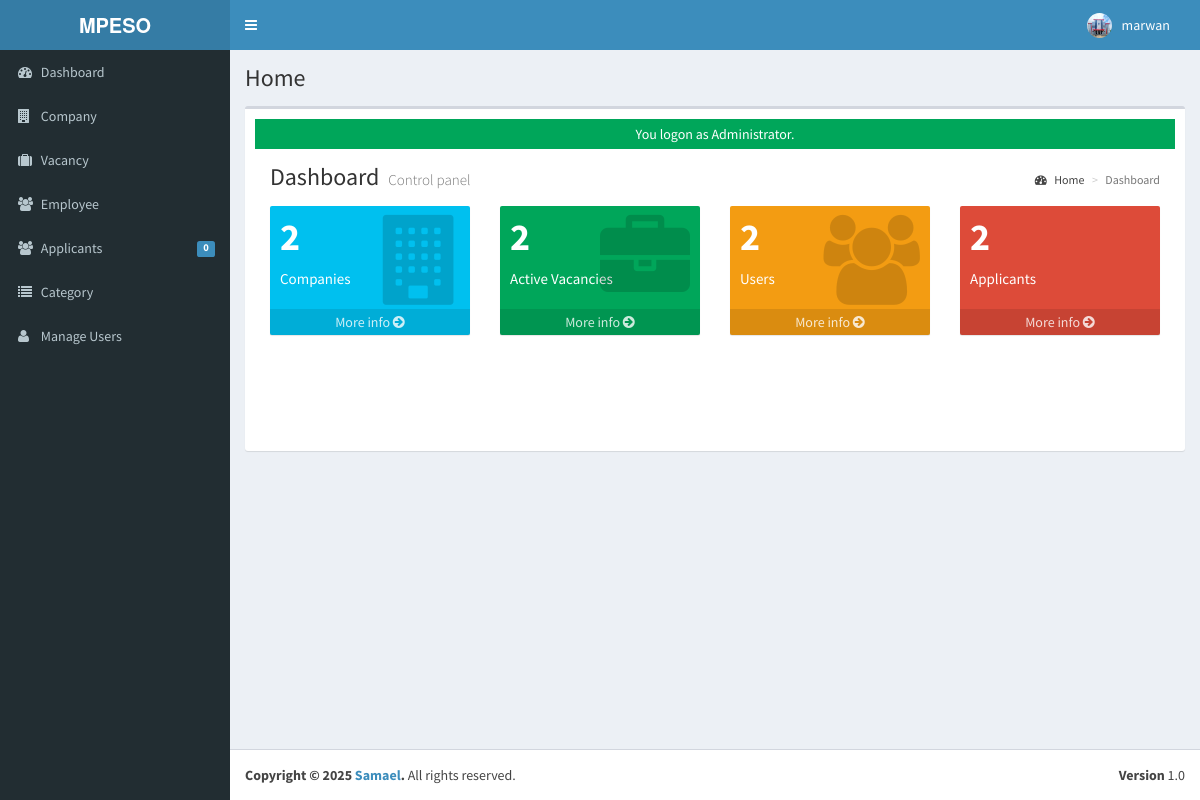
/admin/index.php (signed in), run on the app's committed database.
### tables this page shows
CREATE TABLE `tblusers` (
  `USERID` varchar(30) NOT NULL,
  `FULLNAME` varchar(40) NOT NULL,
  `USERNAME` varchar(90) NOT NULL,
  `PASS` varchar(90) NOT NULL,
  `ROLE` varchar(30) NOT NULL,
  `PICLOCATION` varchar(255) NOT NULL
);

### admin/index.php (called while the page is built, shortened)
<?php
require_once("../include/initialize.php");
$view = (isset($_GET['page']) && $_GET['page'] != '') ? $_GET['page'] : '';
switch ($view) {
  default :
      $title="Home";
}
require_once("theme/templates.php");
?>

### include/database.php (called while the page is built, shortened)
<?php
class Database {
	var $sql_string = '';
	private $conn;
	public function open_connection() {
		$this->conn = mysqli_connect(server,user,pass);
		if(!$this->conn){
			$this->error_msg = "Problem in database connection! Contact administrator!";
			error_log($this->error_msg);
			exit();
		} else {
			$db_select = mysqli_select_db($this->conn,database_name);
		}
	}
	function setQuery($sql='') {
		$this->sql_string = $sql;
		return true;
	}
	function executeQuery() {
		$result = mysqli_query($this->conn, $this->sql_string);
		return $result;
	}
	function loadSingleResult() {
		$cur = $this->executeQuery();
		$row = mysqli_fetch_object($cur);
		return $row;
	}
}
$mydb = new Database();
?>

### include/accounts.php (called while the page is built, shortened)
<?php
require_once(LIB_PATH.DS.'database.php');
class User {
	protected static  $tblname = "tblusers";
	function single_user($id=""){
			global $mydb;
			$mydb->setQuery("SELECT * FROM ".self::$tblname."
				Where USERID= '{$id}' LIMIT 1");
			$cur = $mydb->loadSingleResult();
			return $cur;
	}
}
?>

### include/function.php (called while the page is built, shortened)
<?php
function currentpage(){
		$this_page = $_SERVER['SCRIPT_NAME'];
	    $bits = explode('/',$this_page);
		 return $bits[3];
	}
		?>

### admin/theme/templates.php (the view, shortened to what this page needs)
<!DOCTYPE html>
<html>
    <head>
        <link rel="stylesheet" href="<?php echo web_root;?>bootstrap/css/bootstrap.min.css">
        <link rel="stylesheet" href="<?php echo web_root;?>plugins/font-awesome/css/font-awesome.min.css">
        <link rel="stylesheet" href="<?php echo web_root;?>dist/css/AdminLTE.min.css">
        <link rel="stylesheet" href="<?php echo web_root;?>dist/css/skins/_all-skins.min.css">
        <link rel="stylesheet" href="<?php echo web_root;?>plugins/iCheck/flat/blue.css">
        <link rel="stylesheet" href="<?php echo web_root;?>plugins/morris/morris.css">
        <link rel="stylesheet" href="<?php echo web_root;?>plugins/jvectormap/jquery-jvectormap-1.2.2.css">
        <link href="<?php echo web_root; ?>plugins/datepicker/bootstrap-datetimepicker.min.css" rel="stylesheet" media="screen">
        <link rel="stylesheet" href="<?php echo web_root;?>plugins/dataTables/jquery.dataTables.min.css">
        <link rel="stylesheet" href="<?php echo web_root;?>plugins/bootstrap-wysihtml5/bootstrap3-wysihtml5.min.css">
    </head>
 <body class="hold-transition skin-blue fixed sidebar-mini">
<div class="wrapper">
  <header class="main-header">
    <a href="<?php echo web_root;?>/admin/" class="logo">
      <span class="logo-lg"><b>MPESO</b></span>
    </a>
    <nav class="navbar navbar-static-top" role="navigation">
      <a href="#" class="sidebar-toggle" data-toggle="offcanvas" role="button">
      </a>
      <div class="navbar-custom-menu">
        <ul class="nav navbar-nav">
          <?php
              $user = New User();
              $singleuser = $user->single_user($_SESSION['ADMIN_USERID']);
          ?>
          <li class="dropdown user user-menu" style="padding-right: 15px;"  >
            <a href="#" class="dropdown-toggle" data-toggle="dropdown">
              <img src="<?php echo !empty($singleuser->PICLOCATION) ? web_root.'admin/user/'.$singleuser->PICLOCATION : web_root.'admin/user/photos/default.png'; ?>" class="user-image" alt="User Image">
              <span class="hidden-xs"><?php echo $singleuser->FULLNAME; ?></span>
            </a>
          </li>
        </ul>
      </div>
    </nav>
  </header>
  <aside class="main-sidebar">
    <section class="sidebar">
      <ul class="sidebar-menu">
        <li  class="<?php echo (currentpage() == 'index.php') ? "active" : false;?>" >
          <a href="<?php echo web_root ;?>admin/">
            <i class="fa fa-dashboard"></i> <span>Dashboard</span>
          </a>
        </li>
        <li class="<?php echo (currentpage() == 'company') ? "active" : false;?>" >
          <a href="<?php echo web_root ;?>admin/company/">
            <i class="fa fa-building"></i> <span>Company</span>
          </a>
        </li>
        <li class="<?php echo (currentpage() == 'vacancy') ? "active" : false;?>" >
          <a href="<?php echo web_root ;?>admin/vacancy/">
            <i class="fa fa-suitcase"></i> <span>Vacancy</span>
          </a>
        </li>
        <li class="<?php echo (currentpage() == 'employee') ? "active" : false;?>" >
          <a href="<?php echo web_root ;?>admin/employee/">
            <i class="fa fa-users"></i> <span>Employee</span>
          </a>
        </li>
        <li class="<?php echo (currentpage() == 'applicants') ? "active" : false;?>" >
          <a href="<?php echo web_root ;?>admin/applicants/">
            <i class="fa fa-users"></i> <span>Applicants</span>
            <span class="label label-primary pull-right">
              <?php
                $sql = "SELECT count(*) as 'APPL' FROM `tbljobregistration` WHERE `PENDINGAPPLICATION`=1";
                $mydb->setQuery($sql);
                $pending = $mydb->loadSingleResult();
                echo $pending->APPL;
              ?>
            </span>
          </a>
        </li>
        <li class="<?php echo (currentpage() == 'category') ? "active" : false;?>" >
          <a href="<?php echo web_root ;?>admin/category/">
            <i class="fa fa-list"></i> <span>Category</span>
          </a>
        </li>
         <li class="<?php echo (currentpage() == 'user') ? "active" : false;?>">
          <a href="<?php echo web_root; ?>admin/user/">
            <i class="fa fa-user"></i> <span>Manage Users</span> </a>
        </li>
      </ul>
    </section>
  </aside>
  <div class="content-wrapper">
  <section class="content-header">
      <h1>
        <?php echo isset($title) ? $title : ''; ?>
      </h1>
      <ol class="breadcrumb">
      </ol>
    </section>
         <section class="content">
          <div class="row">
            <div class="col-xs-12">
              <div class="box">
                <div class="box-body">
             </div>
             </div>
           </div>
         </div>
         </section>
 </div>
  <footer class="main-footer">
    <div class="pull-right hidden-xs">
      <b>Version</b> 1.0
    </div>
    <strong>Copyright &copy; 2025 <a href="m.me/kh1ddtv">Samael</a>.</strong> All rights
    reserved.
  </footer>
    </body>
</html>

### data on the page
tblusers: PICLOCATION (picture), FULLNAME "marwan"

### other printed values
$pending->APPL "0"
$title "Home"
$_SESSION['message'] "You logon as Administrator."
$result->total "2"
